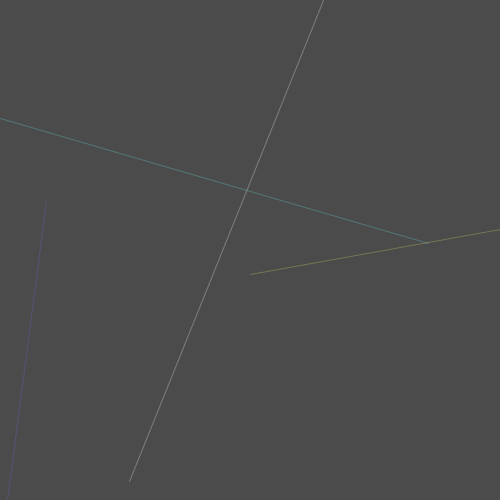
Frame 1 (no input)
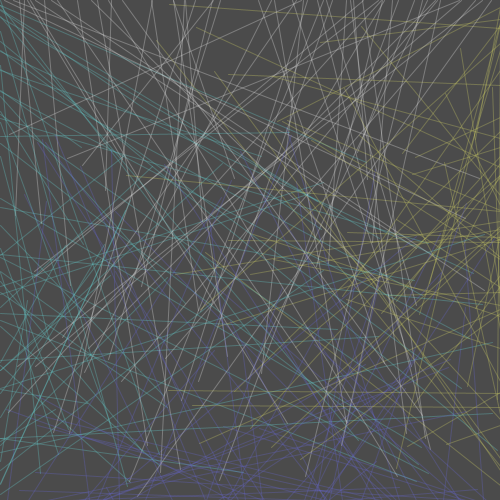
Frame 60 (the mouse pressed at the canvas centre just before this capture)
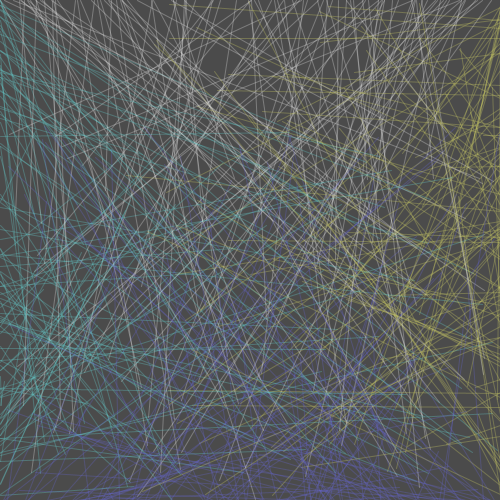
Frame 120 (the mouse held since frame 60 and released just before this capture)

The Processing sketch that drew these frames (run headless with seeded random() and noise(); from frame 60 on, the mouse is pressed at the canvas centre):

// Processing sketch: jan1
// ── jan1.pde
int SIZE = 500;
int MID = SIZE/2;
int clow = 100;
int chigh = 200;

void setup() {
  surface.setSize(SIZE, SIZE);
  background(75);
  stroke(25, 80);
  noFill();
}

void draw() {
  //bezier();
  drawLine1();
  drawLine2();
  drawLine3();
  drawLine4();


}

void bezier() {
  beginShape();
  float x = r();
  float y = random(MID, SIZE);
  float vertexCount = random(3);
  vertex(r(MID, MID), r(SIZE, 10));
  for(int i = 0; i < vertexCount; i++) {
    bezierVertex(r(x), r(y), r(x), r(y), r(x), r(y));
  }
  endShape();
}

void drawLine1() {
  stroke(225, 85);
  float x = random(0, SIZE);
  float x2 = random(0, SIZE);
  float y = random(MID/2, SIZE);
  line(x, 0, x2, y);
}

void drawLine2() {
  stroke(color(clow, chigh,chigh), 85);
  float y = random(0, SIZE);
  float x2 = random(0, SIZE);
  float y2 = random(MID/2, SIZE);
  line(0, y, x2, y2);
}


void drawLine3() {
  stroke(color(chigh,chigh,clow), 85);
  float y2 = random(0, SIZE);
  float y = random(0, SIZE);
  float x = random(MID/2, SIZE);
  line(x, y, SIZE, y2);
}

void drawLine4() {
  stroke(color(clow,clow,chigh), 85);
  float x = random(0, SIZE);
  float y = random(MID/2, SIZE);
  float x2 = random(0, SIZE);
  line(x, y, x2, SIZE);
}

float r() {
  return random(SIZE);
}

float r(float x) {
  return r(x, 100);
}

float r(float x, float range) {
  float low = max(0, x - range);
  float high = min(x + range, SIZE);
  return random(low, high);
}
